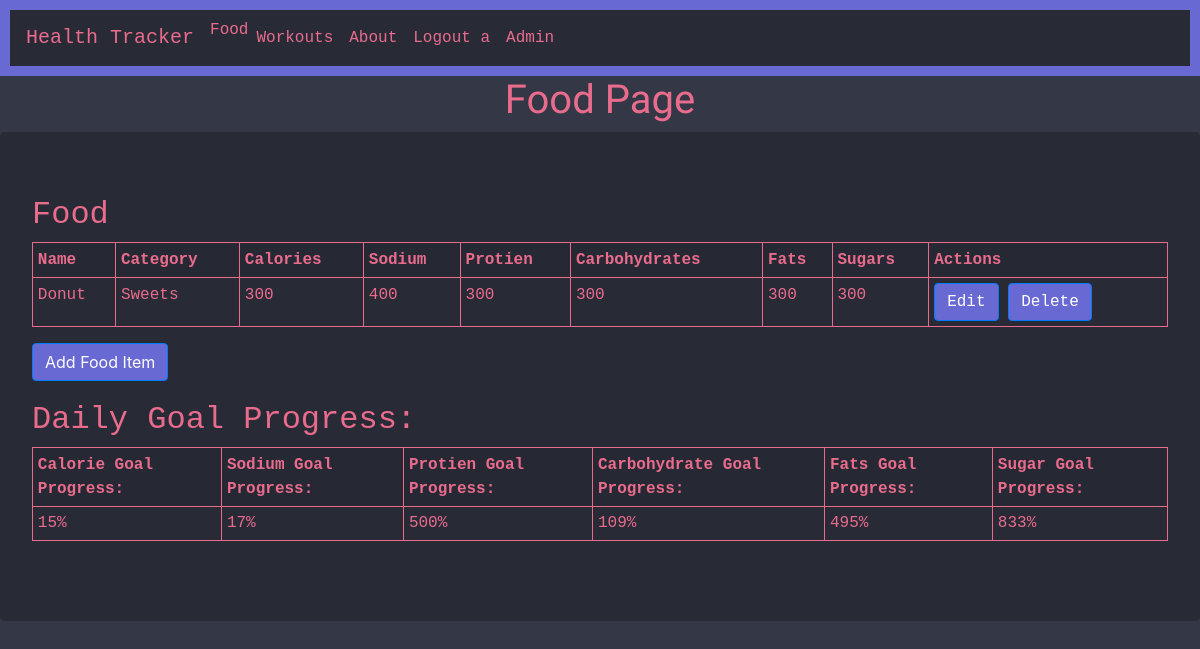
/food/ (signed in), run on an earlier commit of the app's database.
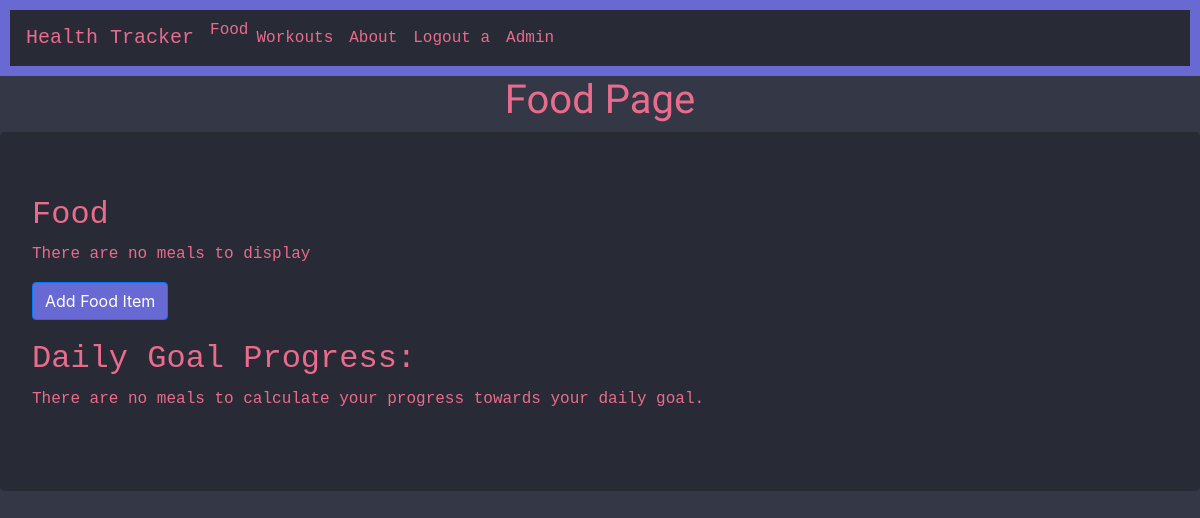
And on a later commit of the database.
### food/models.py (models this page shows)
class Food(models.Model):
    user = models.ForeignKey(User, on_delete=models.CASCADE)
    name = models.CharField(max_length=128)
    category = models.ForeignKey(FoodCategory, on_delete=models.CASCADE)
    calories = models.PositiveIntegerField()
    sodium = models.PositiveIntegerField()
    protien = models.PositiveIntegerField()
    carbs = models.PositiveIntegerField()
    fats = models.PositiveIntegerField()
    sugars = models.PositiveIntegerField()
    date = models.DateField(default=datetime.date.today, null=True)

class FoodCategory(models.Model):
    category = models.CharField(max_length=128)
    def __str__(self):
        return self.category

### food/views.py (the view, shortened to what this page needs)
# urls.py: path('', core_views.main),
@login_required(login_url='/login/')
def main(request):
    if(request.method == 'GET' and 'delete' in request.GET):
        print('fuck')
        id=request.GET['delete']
        print(id)
        Food.objects.filter(id=id).delete()
        return redirect("/food/")
    else:
        food_data = Food.objects.filter(user=request.user)
        calorieGoal = 2000
        sodMax = 2300
        protMin = 60
        carbGoal = 275
        fatGoal = 60.5
        sugMax = 36
        sodium = 0
        calories = 0
        protien = 0
        carbs = 0
        fats = 0
        sugars = 0
        for food in food_data:
            calories += food.calories
            sodium += food.sodium
            protien += food.protien
            carbs  += food.carbs
            fats  += food.fats
            sugars  += food.sugars
        sodiumPerc = (int)((sodium / sodMax) * 100)
        caloriePerc = (int)((calories / calorieGoal) * 100)
        protienPerc = (int)((protien / protMin) * 100)
        carbPerc = (int)((carbs / carbGoal) * 100)
        fatPerc = (int)((fats / fatGoal) * 100)
        sugarPerc = (int)((sugars / sugMax) * 100)
        context = {
            'food_data' : food_data,
            'sodiumPerc': sodiumPerc,
            'caloriePerc': caloriePerc,
            'protienPerc': protienPerc,
            'carbPerc' : carbPerc,
            'fatPerc': fatPerc,
            'sugarPerc': sugarPerc
        }
        return render(request, 'food/food.html', context)
    return render(request, 'food/food.html')

### templates/food/food.html (shortened to what this page needs)
<!DOCTYPE html>
<html lang="en">
<head>
    {% load static %}
    {% include 'bootstrap.html' %}
    <link rel="stylesheet" href="https://stackpath.bootstrapcdn.com/bootstrap/4.4.1/css/bootstrap.min.css"
    integrity="sha384-
    Vkoo8x4CGsO3+Hhxv8T/Q5PaXtkKtu6ug5TOeNV6gBiFeWPGFN9MuhOf23Q9Ifjh">
    <link rel="stylesheet" href="{% static 'final.css' %}">
</head>
<body>
    {% include "nav.html" %}
    <center><h1>Food Page</h1></center>
    <div class="jumbotron">
        <h2>Food</h2>
        {% if not food_data %}
        <p>There are no meals to display</p>
        {% else %}
        <table id="food-table" class="table table-striped table-bordered table-sm" cellspacing='0' width='100%'>
            <tr>
                <th>Name</th>
                <th>Category</th>
                <th>Calories</th>
                <th>Sodium</th>
                <th>Protien</th>
                <th>Carbohydrates</th>
                <th>Fats</th>
                <th>Sugars</th>
                <th>Actions</th>
            </tr>
            {% for row in food_data %}
            <tr>
                <td>{{ row.name }}</td>
                <td>{{ row.category }}</td>
                <td>{{ row.calories }}</td>
                <td>{{ row.sodium }}</td>
                <td>{{ row.protien }}</td>
                <td>{{ row.carbs }}</td>
                <td>{{ row.fats }}</td>
                <td>{{ row.sugars }}</td>
                <td>
                    <a class="btn btn-primary" href="/food/edit/{{ row.id }}/">Edit</a>
                    <a class="btn btn-primary" href="#" onclick="confirmDeleteModal({{ row.id }})">Delete</a>
                </td>
            </tr>
            {% endfor %}
        </table>
        {% endif %}
        <form method="GET" action="/food/add/">
            <input id='add-button' type="submit" class="btn btn-primary" value="Add Food Item">
        </form>
        <h2>Daily Goal Progress:</h2>
        {% if not food_data %}
            <p>There are no meals to calculate your progress towards your daily goal.</p>
        {% else %}
            <table id='goal-table' class='table table-striped table-bordered table-sm' cellspacing='0' width='100%'>
                <tr>
                    <th>Calorie Goal Progress:</th>
                    <th>Sodium Goal Progress:</th>
                    <th>Protien Goal Progress:</th>
                    <th>Carbohydrate Goal Progress:</th>
                    <th>Fats Goal Progress:</th>
                    <th>Sugar Goal Progress:</th>
                </tr>
                <tr>
                    <td>{{ caloriePerc }}%</td>
                    <td>{{ sodiumPerc }}%</td>
                    <td>{{ protienPerc }}%</td>
                    <td>{{ carbPerc }}%</td>
                    <td>{{ fatPerc }}%</td>
                    <td>{{ sugarPerc }}%</td>
                </tr>
            </table>
        {% endif %}
    </div>
</body>
</html>

What changed in the data, as far as the page shows it:
removed Food: name "Donut", category "Sweets", calories "300", sodium "400", protien "300", carbs "300", fats "300", sugars "300"
Also different on the page:
{{ caloriePerc }}: "15" → (not shown)
{{ sodiumPerc }}: "17" → (not shown)
{{ protienPerc }}: "500" → (not shown)
{{ carbPerc }}: "109" → (not shown)
{{ fatPerc }}: "495" → (not shown)
{{ sugarPerc }}: "833" → (not shown)
text no longer shown: "Name Category Calories Sodium Protien Carbohydrates Fats Sugars Actions Calorie Goal Progress: Sodium Goal Progress: Protien Goal Progress: Carbohydrate Goal Progress: Fats Goal Progress: Sugar Goal Progress: % % % % % %"
text now shown: "There are no meals to display There are no meals to calculate your progress towards your daily goal."
